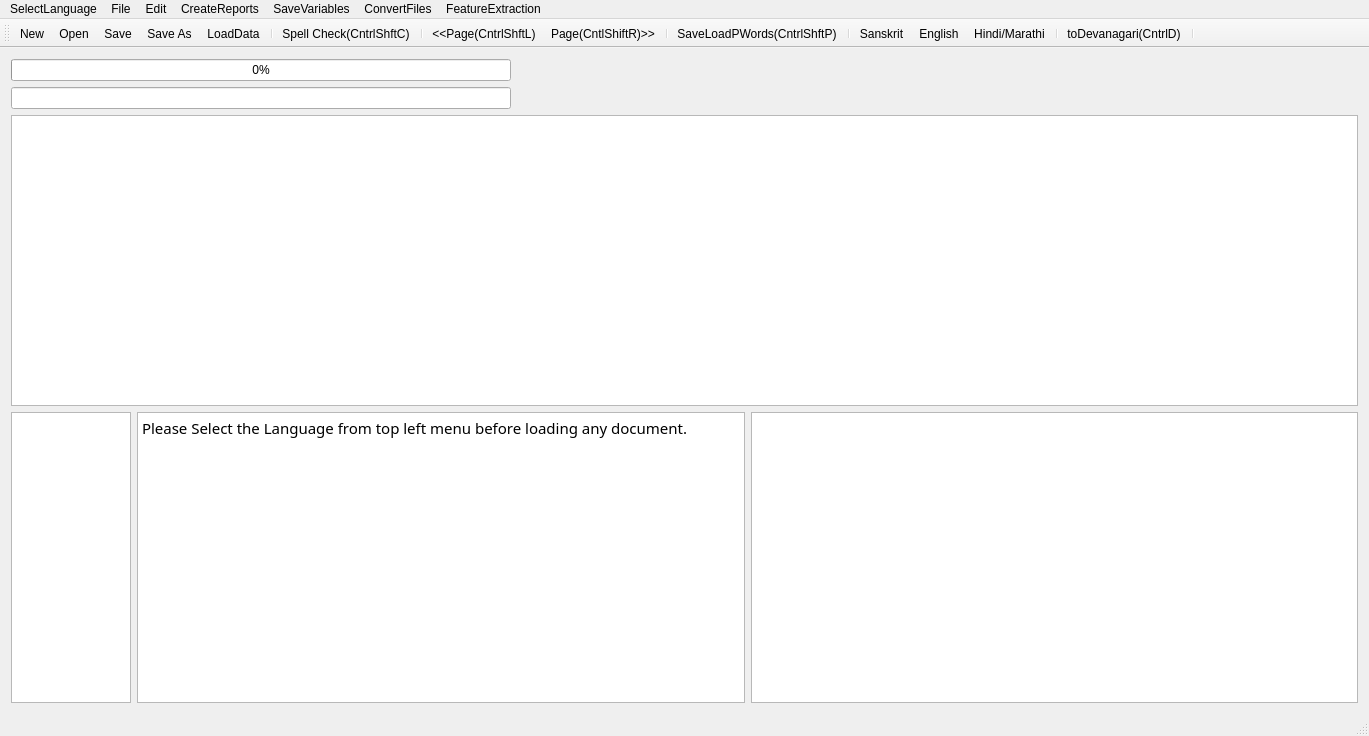
<?xml version="1.0" encoding="UTF-8"?>
<ui version="4.0">
 <class>MainWindow</class>
 <widget class="QMainWindow" name="MainWindow">
  <property name="geometry">
   <rect>
    <x>0</x>
    <y>0</y>
    <width>1369</width>
    <height>736</height>
   </rect>
  </property>
  <property name="mouseTracking">
   <bool>true</bool>
  </property>
  <property name="windowTitle">
   <string>MainWindow</string>
  </property>
  <widget class="QWidget" name="centralWidget">
   <layout class="QVBoxLayout" name="verticalLayout">
    <item>
     <widget class="QProgressBar" name="progressBar">
      <property name="maximumSize">
       <size>
        <width>500</width>
        <height>16777215</height>
       </size>
      </property>
      <property name="value">
       <number>0</number>
      </property>
      <property name="alignment">
       <set>Qt::AlignRight|Qt::AlignTrailing|Qt::AlignVCenter</set>
      </property>
     </widget>
    </item>
    <item>
     <widget class="QLineEdit" name="lineEdit">
      <property name="maximumSize">
       <size>
        <width>500</width>
        <height>16777215</height>
       </size>
      </property>
     </widget>
    </item>
    <item>
     <widget class="QTextEdit" name="textEdit_2"/>
    </item>
    <item>
     <layout class="QHBoxLayout" name="horizontalLayout">
      <item>
       <widget class="QTextEdit" name="textEdit">
        <property name="maximumSize">
         <size>
          <width>120</width>
          <height>16777215</height>
         </size>
        </property>
        <property name="font">
         <font>
          <family>FreeSans</family>
          <italic>true</italic>
         </font>
        </property>
        <property name="sizeAdjustPolicy">
         <enum>QAbstractScrollArea::AdjustToContents</enum>
        </property>
        <property name="readOnly">
         <bool>true</bool>
        </property>
       </widget>
      </item>
      <item>
       <widget class="QTextBrowser" name="textBrowser">
        <property name="font">
         <font>
          <family>Shobhika</family>
          <pointsize>16</pointsize>
          <italic>false</italic>
         </font>
        </property>
        <property name="mouseTracking">
         <bool>true</bool>
        </property>
        <property name="sizeAdjustPolicy">
         <enum>QAbstractScrollArea::AdjustToContents</enum>
        </property>
        <property name="undoRedoEnabled">
         <bool>true</bool>
        </property>
        <property name="readOnly">
         <bool>false</bool>
        </property>
        <property name="html">
         <string>&lt;!DOCTYPE HTML PUBLIC &quot;-//W3C//DTD HTML 4.0//EN&quot; &quot;http://www.w3.org/TR/REC-html40/strict.dtd&quot;&gt;
&lt;html&gt;&lt;head&gt;&lt;meta name=&quot;qrichtext&quot; content=&quot;1&quot; /&gt;&lt;style type=&quot;text/css&quot;&gt;
p, li { white-space: pre-wrap; }
&lt;/style&gt;&lt;/head&gt;&lt;body style=&quot; font-family:'Shobhika'; font-size:16pt; font-weight:400; font-style:normal;&quot;&gt;
&lt;p style=&quot; margin-top:0px; margin-bottom:0px; margin-left:0px; margin-right:0px; -qt-block-indent:0; text-indent:0px;&quot;&gt;&lt;span style=&quot; font-family:'Ubuntu'; font-size:11pt;&quot;&gt;Please Select the Language from top left menu before loading any document.&lt;/span&gt;&lt;/p&gt;&lt;/body&gt;&lt;/html&gt;</string>
        </property>
        <property name="acceptRichText">
         <bool>true</bool>
        </property>
        <property name="textInteractionFlags">
         <set>Qt::LinksAccessibleByKeyboard|Qt::LinksAccessibleByMouse|Qt::TextBrowserInteraction|Qt::TextEditable|Qt::TextEditorInteraction|Qt::TextSelectableByKeyboard|Qt::TextSelectableByMouse</set>
        </property>
       </widget>
      </item>
      <item>
       <widget class="QGraphicsView" name="graphicsView">
        <property name="sizeAdjustPolicy">
         <enum>QAbstractScrollArea::AdjustIgnored</enum>
        </property>
        <property name="alignment">
         <set>Qt::AlignCenter</set>
        </property>
        <property name="renderHints">
         <set>QPainter::NonCosmeticDefaultPen</set>
        </property>
        <property name="dragMode">
         <enum>QGraphicsView::ScrollHandDrag</enum>
        </property>
        <property name="transformationAnchor">
         <enum>QGraphicsView::AnchorViewCenter</enum>
        </property>
        <property name="resizeAnchor">
         <enum>QGraphicsView::AnchorViewCenter</enum>
        </property>
       </widget>
      </item>
     </layout>
    </item>
   </layout>
   <zorder>lineEdit</zorder>
   <zorder>progressBar</zorder>
   <zorder>textEdit_2</zorder>
  </widget>
  <widget class="QMenuBar" name="menuBar">
   <property name="geometry">
    <rect>
     <x>0</x>
     <y>0</y>
     <width>1369</width>
     <height>39</height>
    </rect>
   </property>
   <widget class="QMenu" name="menuOCR_Correction_Window">
    <property name="title">
     <string>File</string>
    </property>
    <addaction name="actionNew"/>
    <addaction name="actionOpen"/>
    <addaction name="actionSave"/>
    <addaction name="actionSave_As"/>
    <addaction name="actionSpell_Check"/>
    <addaction name="actionLoad_Next_Page"/>
    <addaction name="actionLoad_Prev_Page"/>
    <addaction name="separator"/>
    <addaction name="actionLoadGDocPage"/>
    <addaction name="actionToDevanagari"/>
    <addaction name="actionLoadData"/>
    <addaction name="actionLoadDict"/>
    <addaction name="actionLoadOCRWords"/>
    <addaction name="actionLoadDomain"/>
    <addaction name="actionLoadSubPS"/>
    <addaction name="actionLoadConfusions"/>
    <addaction name="actionSugg"/>
    <addaction name="actionToSlp1"/>
   </widget>
   <widget class="QMenu" name="menuCreateReports">
    <property name="title">
     <string>CreateReports</string>
    </property>
    <addaction name="actionCreateBest2OCR"/>
    <addaction name="actionCreateSuggestionLog"/>
    <addaction name="actionCreateSuggestionLogNearestPriority"/>
    <addaction name="actionErrorDetectionRep"/>
    <addaction name="actionErrorDetectWithoutAdaptation"/>
    <addaction name="actionErrorDetectionRepUniq"/>
   </widget>
   <widget class="QMenu" name="menuSaveVariables">
    <property name="title">
     <string>SaveVariables</string>
    </property>
    <addaction name="actionCPair"/>
    <addaction name="actionPrimarySecOCRPair"/>
    <addaction name="actionCPairIEROcrVsCorrect"/>
    <addaction name="actionCPairGEROcrVsCorrect"/>
   </widget>
   <widget class="QMenu" name="menuConvertFiles">
    <property name="title">
     <string>ConvertFiles</string>
    </property>
    <addaction name="actionToSlp1_2"/>
    <addaction name="actionToDev"/>
    <addaction name="actionExtractDev"/>
    <addaction name="actionEditDistRep"/>
    <addaction name="actionConfusionFreqHist"/>
    <addaction name="actionFilterOutGT50EditDisPairs"/>
   </widget>
   <widget class="QMenu" name="menuFeatureExtraction">
    <property name="title">
     <string>FeatureExtraction</string>
    </property>
    <addaction name="actionPrepareFeatures"/>
   </widget>
   <widget class="QMenu" name="menuSelectLanguage">
    <property name="title">
     <string>SelectLanguage</string>
    </property>
    <addaction name="actionSanskrit"/>
    <addaction name="actionHindi"/>
    <addaction name="actionEnglish"/>
   </widget>
   <widget class="QMenu" name="menuEdit">
    <property name="title">
     <string>Edit</string>
    </property>
    <addaction name="actionBold"/>
    <addaction name="actionUnbold"/>
    <addaction name="actionSuperScript"/>
    <addaction name="actionSubScript"/>
    <addaction name="actionNormal_Form"/>
   </widget>
   <addaction name="menuSelectLanguage"/>
   <addaction name="menuOCR_Correction_Window"/>
   <addaction name="menuEdit"/>
   <addaction name="menuCreateReports"/>
   <addaction name="menuSaveVariables"/>
   <addaction name="menuConvertFiles"/>
   <addaction name="menuFeatureExtraction"/>
  </widget>
  <widget class="QToolBar" name="mainToolBar">
   <attribute name="toolBarArea">
    <enum>TopToolBarArea</enum>
   </attribute>
   <attribute name="toolBarBreak">
    <bool>false</bool>
   </attribute>
   <addaction name="actionNew"/>
   <addaction name="actionOpen"/>
   <addaction name="actionSave"/>
   <addaction name="actionSave_As"/>
   <addaction name="actionLoadData"/>
   <addaction name="separator"/>
   <addaction name="actionSpell_Check"/>
   <addaction name="separator"/>
   <addaction name="actionLoad_Prev_Page"/>
   <addaction name="actionLoad_Next_Page"/>
   <addaction name="separator"/>
   <addaction name="actionLoadGDocPage"/>
   <addaction name="separator"/>
   <addaction name="actionSanskrit"/>
   <addaction name="actionEnglish"/>
   <addaction name="actionHindi"/>
   <addaction name="separator"/>
   <addaction name="actionToDevanagari"/>
   <addaction name="separator"/>
  </widget>
  <widget class="QStatusBar" name="statusBar"/>
  <action name="actionOpen">
   <property name="icon">
    <iconset resource="AppResources.qrc">
     <normaloff>:/Images/open.png</normaloff>:/Images/open.png</iconset>
   </property>
   <property name="text">
    <string>Open</string>
   </property>
   <property name="shortcut">
    <string>Ctrl+O</string>
   </property>
  </action>
  <action name="actionSave">
   <property name="icon">
    <iconset resource="AppResources.qrc">
     <normaloff>:/Images/save.png</normaloff>:/Images/save.png</iconset>
   </property>
   <property name="text">
    <string>Save</string>
   </property>
   <property name="shortcut">
    <string>Ctrl+S</string>
   </property>
  </action>
  <action name="actionSave_As">
   <property name="icon">
    <iconset resource="AppResources.qrc">
     <normaloff>:/Images/save-as.png</normaloff>:/Images/save-as.png</iconset>
   </property>
   <property name="text">
    <string>Save As</string>
   </property>
   <property name="shortcut">
    <string>Ctrl+Shift+S</string>
   </property>
  </action>
  <action name="actionNew">
   <property name="icon">
    <iconset resource="AppResources.qrc">
     <normaloff>:/Images/New.png</normaloff>:/Images/New.png</iconset>
   </property>
   <property name="text">
    <string>New</string>
   </property>
   <property name="shortcut">
    <string>Ctrl+N</string>
   </property>
  </action>
  <action name="actionSpell_Check">
   <property name="text">
    <string>Spell Check(CntrlShftC)</string>
   </property>
   <property name="shortcut">
    <string>Ctrl+Shift+C</string>
   </property>
  </action>
  <action name="actionLoad_Next_Page">
   <property name="text">
    <string>Page(CntlShiftR)&gt;&gt;</string>
   </property>
   <property name="toolTip">
    <string>Page(CntlShiftR)&gt;&gt;</string>
   </property>
   <property name="shortcut">
    <string>Ctrl+Shift+R</string>
   </property>
  </action>
  <action name="actionLoad_Prev_Page">
   <property name="text">
    <string>&lt;&lt;Page(CntrlShftL)</string>
   </property>
   <property name="toolTip">
    <string>&lt;&lt;Page(CntrlShftL)</string>
   </property>
   <property name="shortcut">
    <string>Ctrl+Shift+L</string>
   </property>
  </action>
  <action name="actionLoadGDocPage">
   <property name="text">
    <string>Save&amp;LoadPWords(CntrlShftP)</string>
   </property>
   <property name="shortcut">
    <string>Ctrl+Shift+P</string>
   </property>
  </action>
  <action name="actionToDevanagari">
   <property name="text">
    <string>toDevanagari(CntrlD)</string>
   </property>
   <property name="shortcut">
    <string>Ctrl+D</string>
   </property>
  </action>
  <action name="actionLoadData">
   <property name="text">
    <string>LoadData</string>
   </property>
  </action>
  <action name="actionLoadDict">
   <property name="text">
    <string>LoadDict</string>
   </property>
  </action>
  <action name="actionLoadOCRWords">
   <property name="text">
    <string>LoadOCRWords</string>
   </property>
  </action>
  <action name="actionLoadDomain">
   <property name="text">
    <string>LoadDomain</string>
   </property>
  </action>
  <action name="actionLoadSubPS">
   <property name="text">
    <string>LoadSubPS</string>
   </property>
  </action>
  <action name="actionLoadConfusions">
   <property name="text">
    <string>LoadConfusions</string>
   </property>
  </action>
  <action name="actionSugg">
   <property name="text">
    <string>sugg</string>
   </property>
   <property name="shortcut">
    <string>Menu</string>
   </property>
  </action>
  <action name="actionCreateBest2OCR">
   <property name="text">
    <string>CreateBest2OCR</string>
   </property>
  </action>
  <action name="actionToSlp1">
   <property name="text">
    <string>toSlp1</string>
   </property>
   <property name="shortcut">
    <string>Ctrl+G</string>
   </property>
  </action>
  <action name="actionCreateSuggestionLog">
   <property name="text">
    <string>CreateSuggestionLog</string>
   </property>
  </action>
  <action name="actionCreateSuggestionLogNearestPriority">
   <property name="text">
    <string>CreateSuggestionLogNearestPriority</string>
   </property>
  </action>
  <action name="actionErrorDetectionRep">
   <property name="text">
    <string>ErrorDetectionRep</string>
   </property>
  </action>
  <action name="actionErrorDetectWithoutAdaptation">
   <property name="text">
    <string>ErrorDetectWithoutAdaptation</string>
   </property>
  </action>
  <action name="actionCPair">
   <property name="text">
    <string>CPair</string>
   </property>
  </action>
  <action name="actionToSlp1_2">
   <property name="text">
    <string>toSlp1</string>
   </property>
  </action>
  <action name="actionToDev">
   <property name="text">
    <string>toDev</string>
   </property>
  </action>
  <action name="actionExtractDev">
   <property name="text">
    <string>ExtractDevWords</string>
   </property>
   <property name="toolTip">
    <string>ExtractDevWords</string>
   </property>
  </action>
  <action name="actionPrimarySecOCRPair">
   <property name="text">
    <string>PrimarySecOCRPairs</string>
   </property>
  </action>
  <action name="actionCPairIEROcrVsCorrect">
   <property name="text">
    <string>CPairIEROcrVsCorrect</string>
   </property>
  </action>
  <action name="actionEditDistRep">
   <property name="text">
    <string>EditDistRep</string>
   </property>
  </action>
  <action name="actionConfusionFreqHist">
   <property name="text">
    <string>ConfusionFreqHist</string>
   </property>
  </action>
  <action name="actionCPairGEROcrVsCorrect">
   <property name="text">
    <string>CPairGEROcrVsCorrect</string>
   </property>
  </action>
  <action name="actionFilterOutGT50EditDisPairs">
   <property name="text">
    <string>FilterOutGT50EditDisPairs</string>
   </property>
  </action>
  <action name="actionPrepareFeatures">
   <property name="text">
    <string>PrepareFeatures</string>
   </property>
  </action>
  <action name="actionErrorDetectionRepUniq">
   <property name="text">
    <string>ErrorSuggRepUniq</string>
   </property>
  </action>
  <action name="actionSanskrit">
   <property name="text">
    <string>Sanskrit</string>
   </property>
  </action>
  <action name="actionHindi">
   <property name="text">
    <string>Hindi/Marathi</string>
   </property>
  </action>
  <action name="actionEnglish">
   <property name="text">
    <string>English</string>
   </property>
   <property name="toolTip">
    <string>English</string>
   </property>
  </action>
  <action name="actionBold">
   <property name="text">
    <string>Bold</string>
   </property>
  </action>
  <action name="actionUnbold">
   <property name="text">
    <string>Unbold</string>
   </property>
  </action>
  <action name="actionSuperScript">
   <property name="text">
    <string>SuperScript</string>
   </property>
  </action>
  <action name="actionSubScript">
   <property name="text">
    <string>SubScript</string>
   </property>
  </action>
  <action name="actionNormal_Form">
   <property name="text">
    <string>Normal Form?</string>
   </property>
  </action>
 </widget>
 <layoutdefault spacing="6" margin="11"/>
 <tabstops>
  <tabstop>textBrowser</tabstop>
  <tabstop>graphicsView</tabstop>
 </tabstops>
 <resources>
  <include location="AppResources.qrc"/>
 </resources>
 <connections/>
</ui>
